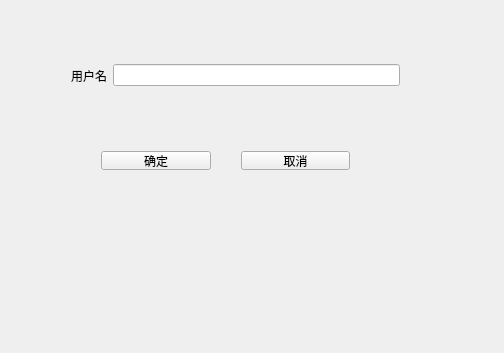
<?xml version="1.0" encoding="UTF-8"?>
<ui version="4.0">
 <class>EntryWindow</class>
 <widget class="QMainWindow" name="EntryWindow">
  <property name="geometry">
   <rect>
    <x>0</x>
    <y>0</y>
    <width>504</width>
    <height>353</height>
   </rect>
  </property>
  <property name="windowTitle">
   <string>EntryWindow</string>
  </property>
  <widget class="QWidget" name="centralWidget">
   <widget class="QWidget" name="horizontalLayoutWidget">
    <property name="geometry">
     <rect>
      <x>60</x>
      <y>50</y>
      <width>351</width>
      <height>51</height>
     </rect>
    </property>
    <layout class="QHBoxLayout" name="inputLayout_">
     <item>
      <widget class="QLabel" name="lableInput_">
       <property name="text">
        <string>用户名</string>
       </property>
      </widget>
     </item>
     <item>
      <widget class="QLineEdit" name="inputUserName_"/>
     </item>
    </layout>
   </widget>
   <widget class="QWidget" name="horizontalLayoutWidget_2">
    <property name="geometry">
     <rect>
      <x>90</x>
      <y>140</y>
      <width>271</width>
      <height>41</height>
     </rect>
    </property>
    <layout class="QHBoxLayout" name="buttonLayout_">
     <property name="spacing">
      <number>30</number>
     </property>
     <item>
      <widget class="QPushButton" name="btnOK_">
       <property name="text">
        <string>确定</string>
       </property>
      </widget>
     </item>
     <item>
      <widget class="QPushButton" name="btnCancel_">
       <property name="text">
        <string>取消</string>
       </property>
      </widget>
     </item>
    </layout>
   </widget>
  </widget>
 </widget>
 <layoutdefault spacing="6" margin="11"/>
 <resources/>
 <connections/>
</ui>
